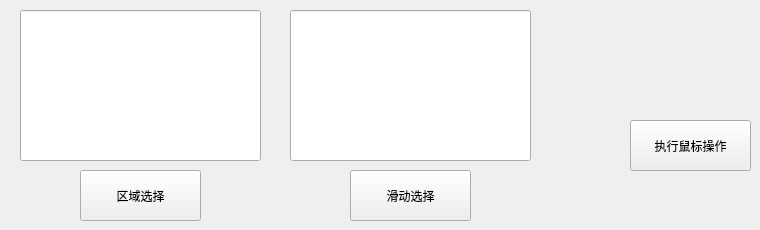
                     <widget class="QWidget" name="home_page">
                      <widget class="QPushButton" name="pushButton_2">
                       <property name="geometry">
                        <rect>
                         <x>80</x>
                         <y>170</y>
                         <width>121</width>
                         <height>51</height>
                        </rect>
                       </property>
                       <property name="text">
                        <string>区域选择</string>
                       </property>
                      </widget>
                      <widget class="QLineEdit" name="lineEdit_2">
                       <property name="geometry">
                        <rect>
                         <x>20</x>
                         <y>10</y>
                         <width>241</width>
                         <height>151</height>
                        </rect>
                       </property>
                      </widget>
                      <widget class="QPushButton" name="pushButton_3">
                       <property name="geometry">
                        <rect>
                         <x>350</x>
                         <y>170</y>
                         <width>121</width>
                         <height>51</height>
                        </rect>
                       </property>
                       <property name="text">
                        <string>滑动选择</string>
                       </property>
                      </widget>
                      <widget class="QLineEdit" name="lineEdit_3">
                       <property name="geometry">
                        <rect>
                         <x>290</x>
                         <y>10</y>
                         <width>241</width>
                         <height>151</height>
                        </rect>
                       </property>
                      </widget>
                      <widget class="QPushButton" name="pushButton_4">
                       <property name="geometry">
                        <rect>
                         <x>630</x>
                         <y>120</y>
                         <width>121</width>
                         <height>51</height>
                        </rect>
                       </property>
                       <property name="text">
                        <string>执行鼠标操作</string>
                       </property>
                      </widget>
                     </widget>
